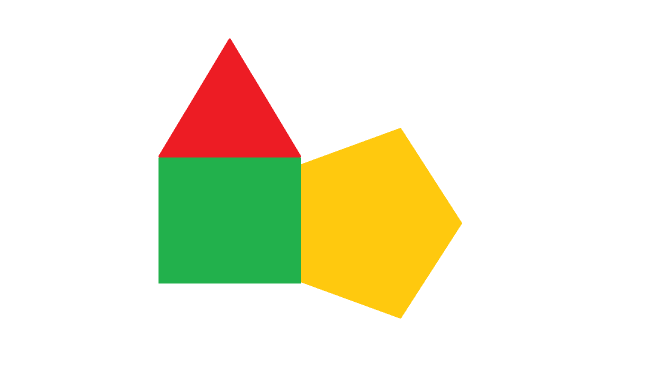
#> input picture Agent/tests/images/comb_obj_single.bmp, 1294 x 753 px (shown at 1/2 size)
$ python -i objects_detection.py   (imports and definitions only)
#> lines starting #> are read from the running program, lines starting #| are printed output that depends on the picture
### Agent/resources.py
"""Simple resource system"""
import yaml


# [16 lines left out: function res, not called in this run]


def ares(path):
    """Return agent resource from agent.yml file to which the path points"""
    with open('Agent/Resources/agent.yml', 'r') as resources_file:
        resource = yaml.load(resources_file)
        split = path.split('\\')
        for part in split:
            if type(resource) is list:
                part = int(part)
            resource = resource[part]
        return resource

### Server/ImageProcessing/objects_detection.py
import cv2
import numpy as np
import shape_detection as sd
import pictures_transformations as pt
import pattern_recognition as pr
import common_operations as common
import size_detection as size_det
from Server.enums import Color, ColorSpace, Pattern
from Server.enums import Shape as enumShape
from Server.object import Shape, CombinedObject
from Agent.resources import ares


class ObjectDetector:
    """
    Class used for object detection.
    Instance of this class should be used for extracting list of objects from image.
    """

    def __init__(self, detected_contours=[]):
        """
        Constructor of ObjectDetector
        :param detected_contours: all objects cotours which were detected during process of detection, this list is used
        for visualization of detected objects
        """
        self.detected_contours = detected_contours

    def detect_objects(self, frame, real_distance=None, auto_contour_clear=True, prepare_image_before_detection=True):
        """
        Method used for extracting objects form image
        :param frame: image from which objects should be extracted
        :param real_distance: distance from objects scene - this value should be read from sensor
        :param auto_contour_clear: if True, field detected_contours will clear itself after every function call
        :param prepare_image_before_detection: if True, image will be prepared for detection
                using _prepare_image_for_detection methid
        :return: list of detected objects
        """

        if frame is None:
            return []

        frame_copy = frame.copy()
        if prepare_image_before_detection:
            frame_copy = self._prepare_image_for_detection(frame_copy)
        result = []

        #cv2.imshow('dsv', frame_copy)
        #cv2.waitKey(0)

        # find contours of all combinded objects; here basic objects are considered to be combined objects
        external_contours = self._find_external_contours(frame_copy)
        for single_contour in external_contours:
            single_object_image = self._prepare_image_for_single_combined_object(frame_copy, single_contour)
            part_objects = self._detect_part_objects(single_object_image, real_distance)

            # if list of part objects contains only one element than detected combined object contains only one
            # part object which means that it should be considered as basic object
            if len(part_objects) is 1:
                result.append(part_objects[0])
            elif len(part_objects) > 1:
                shape_type = sd.detect_shape(common.convert_numpy_array_for_shape_detection(single_contour))
                real_width, real_height = size_det.assume_size_from_contour(real_distance, single_contour, frame.shape)
                result.append(CombinedObject(type=shape_type, width=real_width, height=real_height, parts=part_objects))

        if auto_contour_clear:
            self.clear_contours()
        return result

    # [52 lines left out: functions _find_external_contours, _prepare_image_for_single_combined_object, _detect_part_objects, not called in this run]

    def _prepare_image_for_detection(self, im):
        """
        If image is considered to be dark then it's brightened.
        After this from image is removed light gray / white background.
        Then start process of color quantization which reduce color noise
        :param im: raw image from camera
        :return: image ready to for process of object detection
        """

        dark_pixels_percentage_border = ares('image_processing_params\\image_preparetion\\dark_pixels_percentage_border')
        gamma_increase = ares('image_processing_params\\image_preparetion\\gamma_increase')
        number_of_quantizied_colors = ares('image_processing_params\\image_preparetion\\number_of_quantizied_colors')
        if pt.percentage_of_bright_pixels(im, ColorSpace.BGR) < dark_pixels_percentage_border:
            im = pt.adjust_gamma(im, gamma_increase)
        im = pt.remove_light_gray_background(im)
        return pt.color_quantization_using_k_means(im, number_of_quantizied_colors)

    # [151 lines left out: functions clear_contours, _calculate_object_from_contour, _find_symbols_in_range, _prepare_image_for_symbol_detection, _prepare_image_for_pattern_recognition, _remove_symbol_objects and 1 more, not called in this run]

>>> import cv2
>>> picture = cv2.imread('../../Agent/tests/images/comb_obj_single.bmp', cv2.IMREAD_GRAYSCALE)
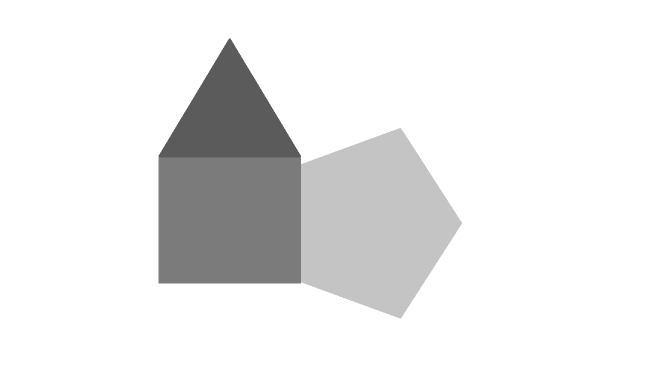
#> picture: shape (753, 1294) (shown at 1/2 size); min 91, max 255, mean 234.3
>>> result = ObjectDetector().detect_objects(picture)
#> (the run stopped early here; a loop or call above may not have finished)

$ run again, on Agent/tests/images/obj_det_blue_pentagon.bmp
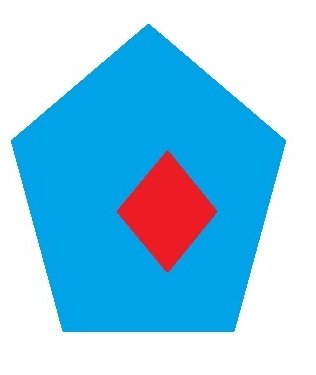
#> input picture Agent/tests/images/obj_det_blue_pentagon.bmp, 316 x 375 px
#> `picture = cv2.imread('../../Agent/tests/images/comb_obj_single.bmp', c..`:
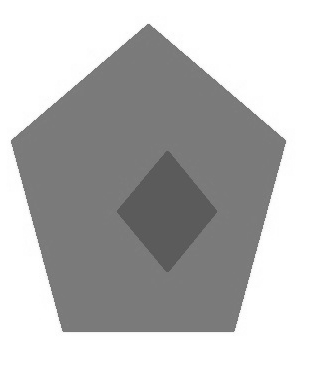
#> picture: shape (375, 316); min 84, max 255, mean 187

$ run again, on Agent/tests/images/obj_det_blue_rectangle.bmp
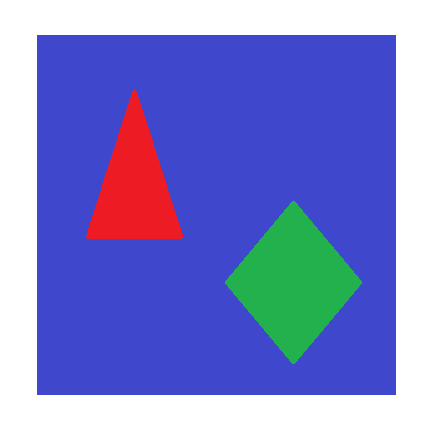
#> input picture Agent/tests/images/obj_det_blue_rectangle.bmp, 443 x 442 px
#> `picture = cv2.imread('../../Agent/tests/images/comb_obj_single.bmp', c..`:
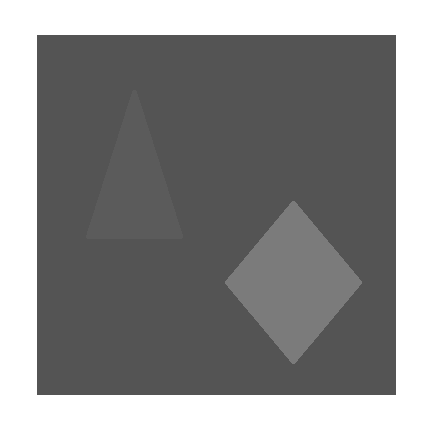
#> picture: shape (442, 443); min 84, max 255, mean 144.7
